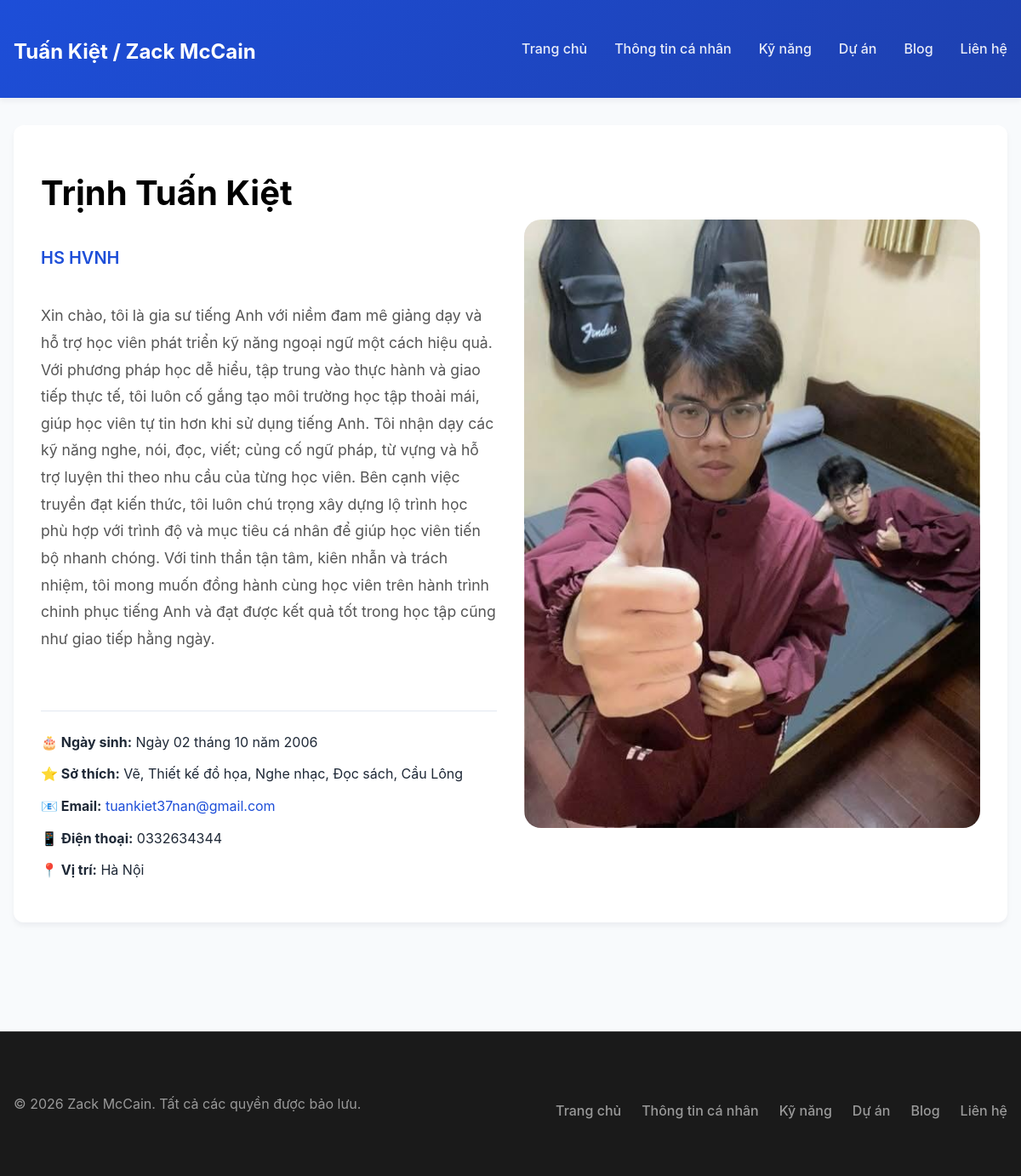
/front/, run on the app's committed database.
### portfolio_app/models.py (models this page shows, shortened)
class Profile(models.Model):
    full_name = models.CharField(max_length=120, verbose_name='Họ và tên')
    title = models.CharField(max_length=120, verbose_name='Chức danh')
    about = models.TextField(verbose_name='Giới thiệu')
    email = models.EmailField(verbose_name='Email')
    phone = models.CharField(max_length=50, blank=True, verbose_name='Số điện thoại')
    location = models.CharField(max_length=120, blank=True, verbose_name='Vị trí')
    photo = models.ImageField(upload_to='profile/', blank=True, null=True, verbose_name='Ảnh hồ sơ')
    birth_date = models.DateField(blank=True, null=True, verbose_name='Ngày sinh')
    interests = models.TextField(blank=True, verbose_name='Sở thích')
    class Meta:
        verbose_name = 'Hồ sơ'
        verbose_name_plural = 'Hồ sơ'

### portfolio_app/views.py (the view)
# urls.py: path('front/', views.profile, name='profile'),
def profile(request):
    profile = Profile.objects.first()
    skills = Skill.objects.all()
    projects = Project.objects.all()[:3]
    blogs = BlogPost.objects.order_by('-published_date')[:3]
    sent = request.GET.get('sent', False)
    return render(request, 'portfolio_app/profile.html', {
        'profile': profile,
        'skills': skills,
        'projects': projects,
        'blogs': blogs,
        'sent': sent,
    })

### portfolio_app/templates/portfolio_app/profile.html (shortened to what this page needs)
{% extends 'portfolio_app/base.html' %}
{% load static %}
{% block content %}
<section class="hero">
    <div class="hero-content">
        {% if profile %}
        <h2>{{ profile.full_name }}</h2>
        <p class="subtitle">{{ profile.title }}</p>
        <p class="bio">{{ profile.about }}</p>
        <div class="contact-info">
            <p><strong>🎂 Ngày sinh:</strong> {% if profile.birth_date %}{{ profile.birth_date }}{% else %}Chưa cập nhật{% endif %}</p>
            <p><strong>⭐ Sở thích:</strong> {% if profile.interests %}{{ profile.interests }}{% else %}Chưa cập nhật{% endif %}</p>
            <p><strong>📧 Email:</strong> <a href="mailto:{{ profile.email }}">{{ profile.email }}</a></p>
            {% if profile.phone %}
            <p><strong>📱 Điện thoại:</strong> {{ profile.phone }}</p>
            {% endif %}
            {% if profile.location %}
            <p><strong>📍 Vị trí:</strong> {{ profile.location }}</p>
            {% endif %}
        </div>
        {% else %}
        <h2>Portfolio cá nhân của bạn</h2>
        <p class="subtitle"></p>
        <p class="bio">Chưa có thông tin hồ sơ.</p>
        {% endif %}
    </div>
    <div class="hero-image">
        {% if profile.photo %}
            <img src="{{ profile.photo.url }}" alt="Ảnh đại diện" class="hero-image-img">
        {% else %}
            <img src="{% static 'portfolio_app/images/hero.jpg' %}?v=2" alt="Ảnh đại diện" class="hero-image-img">
        {% endif %}
    </div>
</section>
{% endblock %}

### portfolio_app/static/portfolio_app/css/style.css (style rules this page uses)
:root { --primary: #1d4ed8; --primary-light: #3b82f6; --primary-dark: #1e40af; --secondary: #64748b; --success: #10b981; --danger: #dc2626; --light: #f1f5f9; --lighter: #f8fafc; --border: #e2e8f0; --shadow: 0 10px 25px rgba(15, 23, 42, 0.08); --shadow-sm: 0 4px 6px rgba(15, 23, 42, 0.05); }
* { margin: 0; padding: 0; box-sizing: border-box; }
html { scroll-behavior: smooth; }
body { font-family: -apple-system, BlinkMacSystemFont, 'Segoe UI', 'Roboto', 'Oxygen', 'Ubuntu', 'Cantarell', 'Fira Sans', 'Droid Sans', 'Helvetica Neue', sans-serif; -webkit-font-smoothing: antialiased; -moz-osx-font-smoothing: grayscale; background: var(--lighter); color: #1f2937; line-height: 1.6; }
.hero { background: white; padding: 3rem 2rem; border-radius: 12px; margin-bottom: 3rem; box-shadow: var(--shadow-sm); display: grid; grid-template-columns: 1fr 1fr; gap: 2rem; align-items: center; }
.hero-content { display: flex; flex-direction: column; gap: 1.25rem; }
.hero-image { min-height: 320px; display: flex; align-items: center; justify-content: center; background: #f8fafc; border-radius: 20px; overflow: hidden; }
.hero-image img, .hero-image-img { width: 100%; height: 100%; object-fit: cover; display: block; }
.hero h2 { font-size: 2.5rem; margin-bottom: 0.5rem; color: #000; }
.subtitle { font-size: 1.25rem; color: var(--primary); font-weight: 600; margin-bottom: 1rem; }
.bio { font-size: 1.1rem; color: #555; margin-bottom: 1.5rem; line-height: 1.8; }
.contact-info { display: grid; gap: 0.75rem; margin-top: 1.5rem; padding-top: 1.5rem; border-top: 1px solid var(--border); }
.contact-info p { font-size: 1rem; }
.contact-info a { color: var(--primary); text-decoration: none; }
section { margin-bottom: 3rem; }

### data on the page
Profile: full_name "Trịnh Tuấn Kiệt", title "HS HVNH", about "Xin chào, tôi là gia sư tiếng Anh với niềm đam mê giảng dạy và hỗ trợ học viên phát triển kỹ năng ngoại ngữ một cách hiệu quả. Với phương pháp học dễ hiểu, tập trung vào thực hành và giao tiếp thực tế, tôi luôn cố gắng tạo môi trường học tập thoải mái, giúp học viên tự tin hơn khi sử dụng tiếng Anh. Tôi nhận dạy các kỹ năng nghe, nói, đọc, viết; củng cố ngữ pháp, từ vựng và hỗ trợ luyện thi theo nhu cầu của từng học viên. Bên cạnh việc truyền đạt kiến thức, tôi luôn chú trọng xây dựng lộ trình học phù hợp với trình độ và mục tiêu cá nhân để giúp học viên tiến bộ nhanh chóng. Với tinh thần tận tâm, kiên nhẫn và trách nhiệm, tôi mong muốn đồng hành cùng học viên trên hành trình chinh phục…", birth_date "Ngày 02 tháng 10 năm 2006", interests "Vẽ, Thiết kế đồ họa, Nghe nhạc, Đọc sách, Cầu Lông", email "tuankiet37nan@gmail.com", phone "0332634344", location "Hà Nội"
